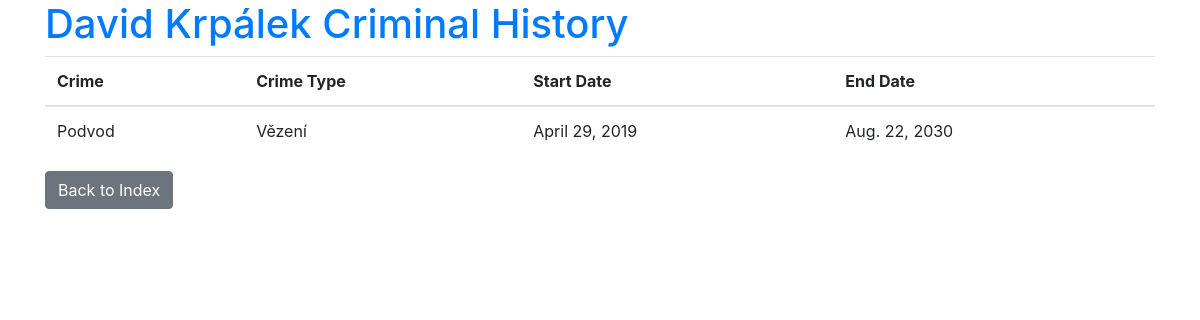
Screenshot of /person/1/ with the database file from the repository.
### SKJproject/models.py (models this page shows, shortened)
class Person(models.Model):
    fname = models.CharField(max_length=30)
    lname = models.CharField(max_length=30)
    birthdate = models.DateField('birthdate')
    sex = models.CharField(max_length=1)
    address = models.CharField(max_length=300)

class CriminalHistory(models.Model):
    crime = models.CharField(max_length=30)
    trest_type = models.CharField(max_length=30)
    start_date = models.DateField('start_date')
    end_date = models.DateField('end_date')
    person_id = models.ForeignKey('Person', blank=True, null=True, on_delete=models.SET_NULL)
    case_id = models.ForeignKey('Case', blank=True, null=True, on_delete=models.SET_NULL)

### SKJproject/views.py (the view)
# urls.py: path('person/<int:person_id>/', views.person, name = 'person'),
def person(request, person_id):
    person = get_object_or_404(Person, pk=person_id)
    criminal_history = CriminalHistory.objects.filter(person_id=person_id)
    return render(request, 'SKJproject/person.html', {'person': person, 'criminal_history': criminal_history })

### templates/SKJproject/person.html (shortened to what this page needs)
<!DOCTYPE html>
<html lang="en">
<head>
    <link rel="stylesheet" href="https://stackpath.bootstrapcdn.com/bootstrap/4.5.2/css/bootstrap.min.css">
</head>
<body>
<div class="container">
    <h1><a href="{% url 'index' %}" class="text-decoration-none">{{ person.fname }} {{ person.lname }} Criminal History</a></h1>
    <table class="table">
        <thead>
            <tr>
                <th>Crime</th>
                <th>Crime Type</th>
                <th>Start Date</th>
                <th>End Date</th>
            </tr>
        </thead>
        <tbody>
            {% for h in criminal_history %}
            <tr>
                <td>{{ h.crime }}</td>
                <td>{{ h.trest_type }}</td>
                <td>{{ h.start_date }}</td>
                <td>{{ h.end_date }}</td>
            </tr>
            {% endfor %}
        </tbody>
    </table>
    <a href="{% url 'index' %}" class="btn btn-secondary">Back to Index</a>
</div>
</body>
</html>

### rows the page displays
Person: fname "David", lname "Krpálek"
CriminalHistory: crime "Podvod", trest_type "Vězení", start_date "April 29, 2019", end_date "Aug. 22, 2030"
